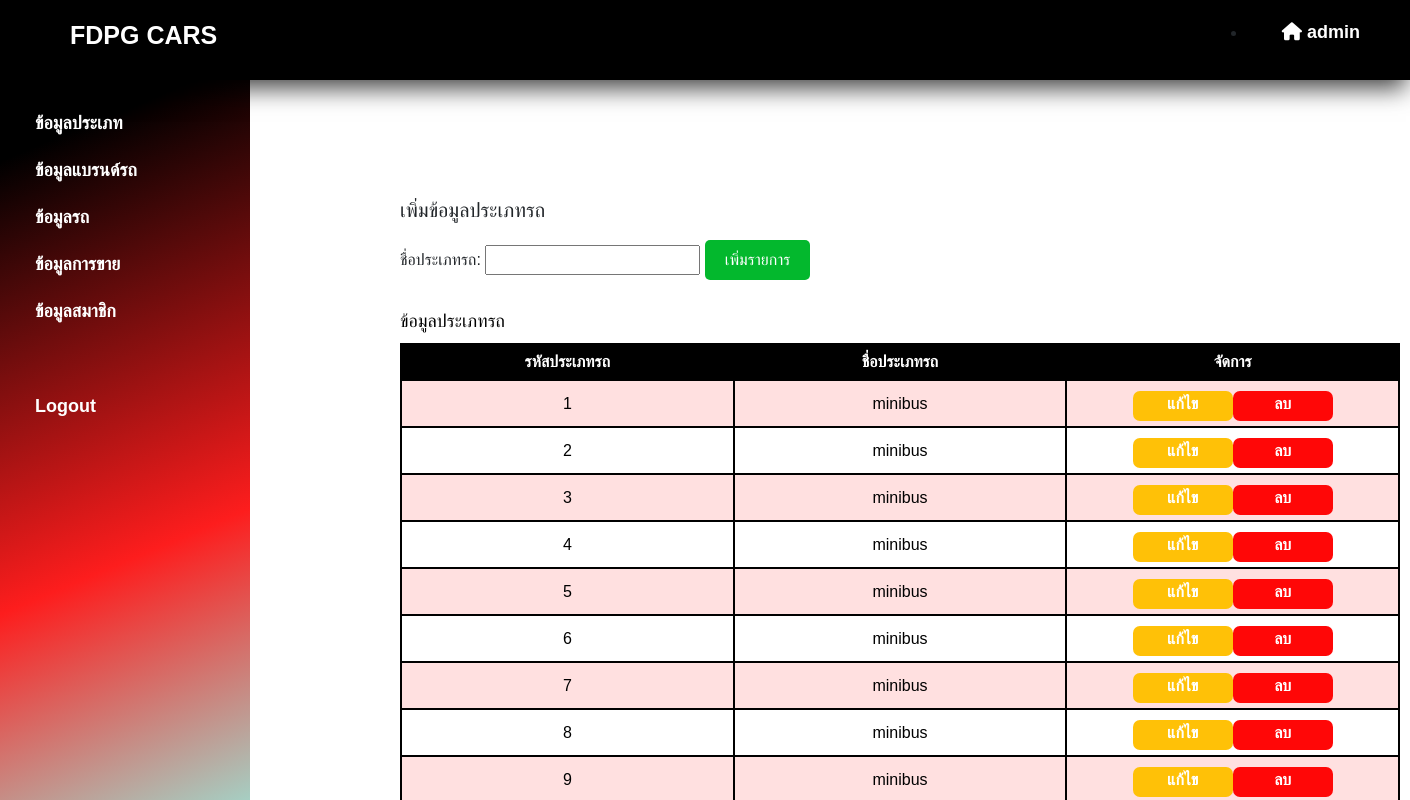
The page /carsales-main/type_admin.php on the database its author committed.
### tables this page shows
CREATE TABLE `typecar` (
  `typeCarName` varchar(50) NOT NULL,
  `typeCarID` int(11) NOT NULL
);

### carsales-main/type_admin.php (the view, shortened to what this page needs)
<!DOCTYPE html>
<html lang="en">
<head>
    <link rel="stylesheet" href="https://cdnjs.cloudflare.com/ajax/libs/font-awesome/6.5.1/css/all.min.css" />
    <link rel="stylesheet" href="https://cdn.jsdelivr.net/npm/bootstrap@5.3.3/dist/css/bootstrap.min.css">
    <link rel="stylesheet" href="style_admin_type.css">
</head>
<body>
    <?php
    include "./layouts/sidebar.php";
    include "./layouts/header_admin.php"; ?>
    <div class="table_component" role="region" tabindex="0">
        <table><br><br>
            <caption>ข้อมูลประเภทรถ</caption>
            <div class="add-type">
                <h5>เพิ่มข้อมูลประเภทรถ</h5>
                <form action="addtype_admin.php" method="post">
                    <label for="type-name">ชื่อประเภทรถ:</label>
                    <input type="text" id="type-name" name="type-name">
                    <button type="submit">เพิ่มรายการ</button>
                </form>
            </div>
            <thead>
                <tr>
                    <th>รหัสประเภทรถ</th>
                    <th>ชื่อประเภทรถ</th>
                    <th>จัดการ</th>
                </tr>
            </thead>
            <tbody>
                <?php
                include("./connnect.php");
                $sql = "SELECT * FROM typecar";
                $result = $conn->query($sql);
                if ($result->num_rows > 0) {
                    while ($row = $result->fetch_assoc()) {
                        echo "<tr>";
                        echo "<td>" . $row["typeCarID"] . "</td>";
                        echo "<td>" . $row["typeCarName"] . "</td>";
                        echo "<td class='butt'>";
                        echo "<a href='index.php?p=edittype_admin&id=" . $row["typeCarID"] . "' class='edit-button'>แก้ไข</a>";
                        echo "<a href='delete_type.php?typeCarID=" . $row["typeCarID"] . "' class='delete-button'>ลบ</a>";
                        echo "</td>";
                        echo "</tr>";
                    }
                } else {
                    echo "0 results";
                }
                ?>
            </tbody>
        </table>
</body>
</html>

### carsales-main/style_admin_type.css (style rules this page uses)
body { margin: 0; font-family: Arial, sans-serif; }
.table_component { margin-top: 60px; overflow: auto; width: 1000px; margin-left: 400px; }
.table_component table { border: 2px solid #000000; height: 100%; width: 100%; table-layout: fixed; border-collapse: collapse; border-spacing: 1px; text-align: center; }
.table_component caption { caption-side: top; text-align: left; }
.table_component th { border: 2px solid #000000; background-color: #000000; color: #ffffff; padding: 5px; }
.table_component td { border: 2px solid #000000; padding: 5px; }
.table_component tr:nth-child(even) td { background-color: #ffffff; color: #000000; }
.table_component tr:nth-child(odd) td { background-color: #ffe0e0; color: #000000; }
caption { font-size: 18px; color: #000; }
.edit-button, .delete-button { padding-top: 5px; display: flex; align-items: center; justify-content: center; line-height: 1; text-decoration: none; color: #ffffff; font-size: 16px; border-radius: 7px; width: 100px; height: 30px; font-weight: bold; transition: 0.3s; }
.edit-button { background-color: #ffc107; }
.delete-button { margin-top: 5px; background-color: #ff0707; }
.butt a { display: inline-block; }
.add-type { margin-top: 10px; width: 1000px; margin-bottom: 20px; }
.add-type button { padding: 8px 20px; background-color: #03b82d; color: white; border: none; border-radius: 5px; cursor: pointer; display: inline-block; margin-top: 10px; }

### rows shown on the page
typecar: typeCarID "1", typeCarName "minibus"
typecar: typeCarID "2", typeCarName "minibus"
typecar: typeCarID "3", typeCarName "minibus"
typecar: typeCarID "4", typeCarName "minibus"
typecar: typeCarID "5", typeCarName "minibus"
typecar: typeCarID "6", typeCarName "minibus"
typecar: typeCarID "7", typeCarName "minibus"
typecar: typeCarID "8", typeCarName "minibus"
typecar: typeCarID "9", typeCarName "minibus"
